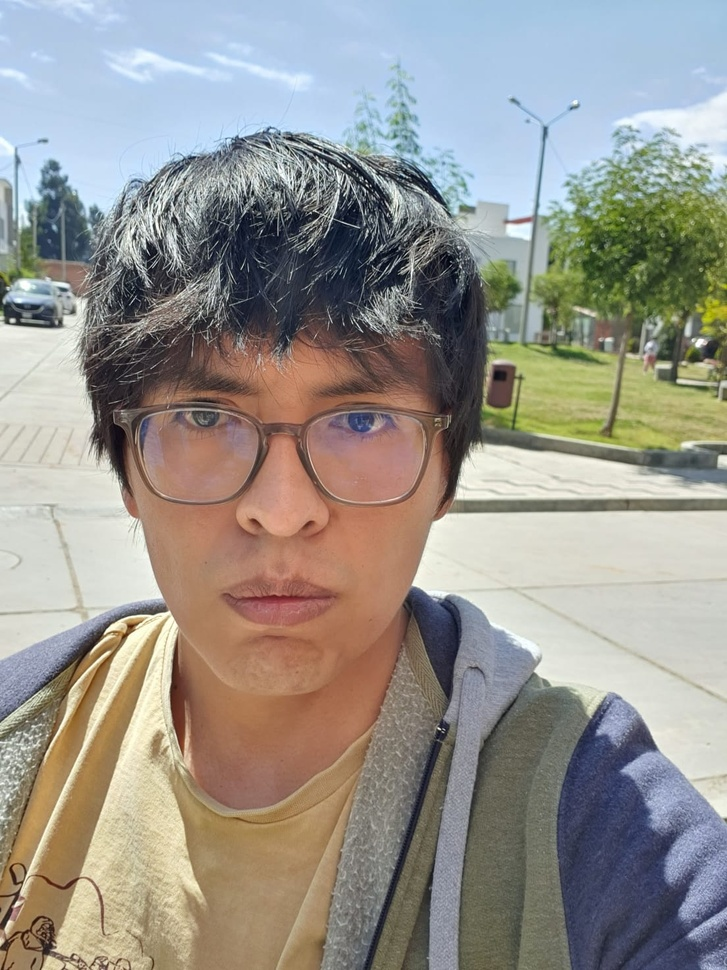
#> input picture 20221014/image.jpeg, 727 x 970 px, shrunk from 1104 x 1472 before the run
$ python quitar_fondo.py
#> lines starting #> are read from the running program, lines starting #| are printed output that depends on the picture; after the words box and inside, x2 and y2 are one past the last pixel; in counts of white or black regions, pixels touching at a corner belong together
import cv2
import numpy as np

# Cargar imagen
image = cv2.imread("image.jpeg")
#> image is the input picture: shape (970, 727, 3); mean B, G, R 141.2, 148, 151.4

# Convertir imagen a escala de grises
gray = cv2.cvtColor(image, cv2.COLOR_BGR2GRAY)
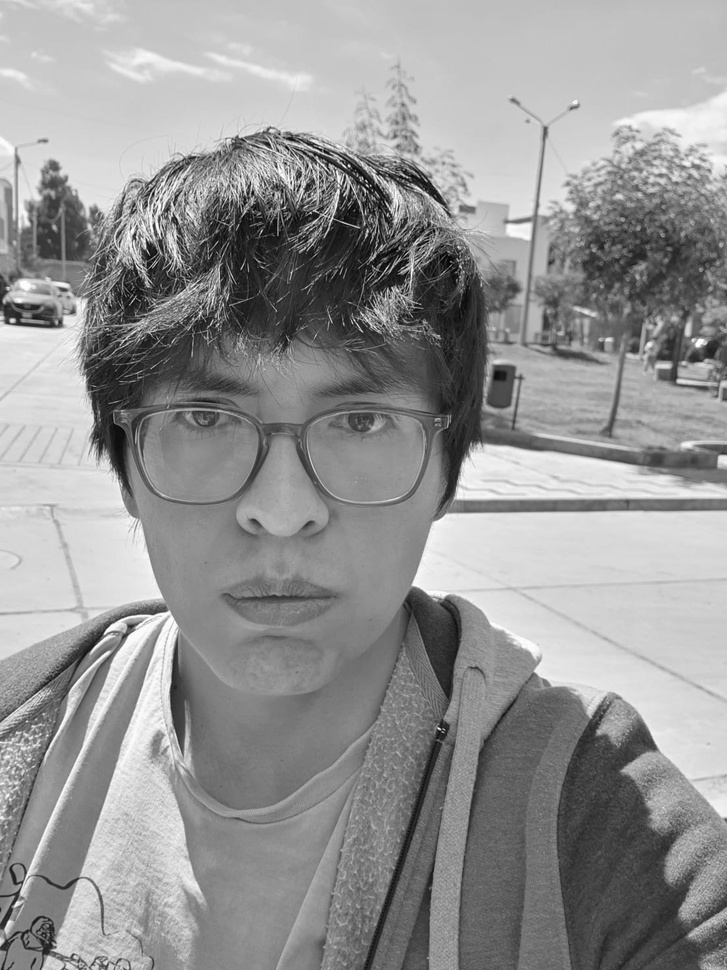
#> gray: shape (970, 727); min 0, max 255, mean 148.2

# Aplicar umbral adaptativo
thresh = cv2.adaptiveThreshold(gray, 255, cv2.ADAPTIVE_THRESH_GAUSSIAN_C, cv2.THRESH_BINARY_INV, 11, 2)
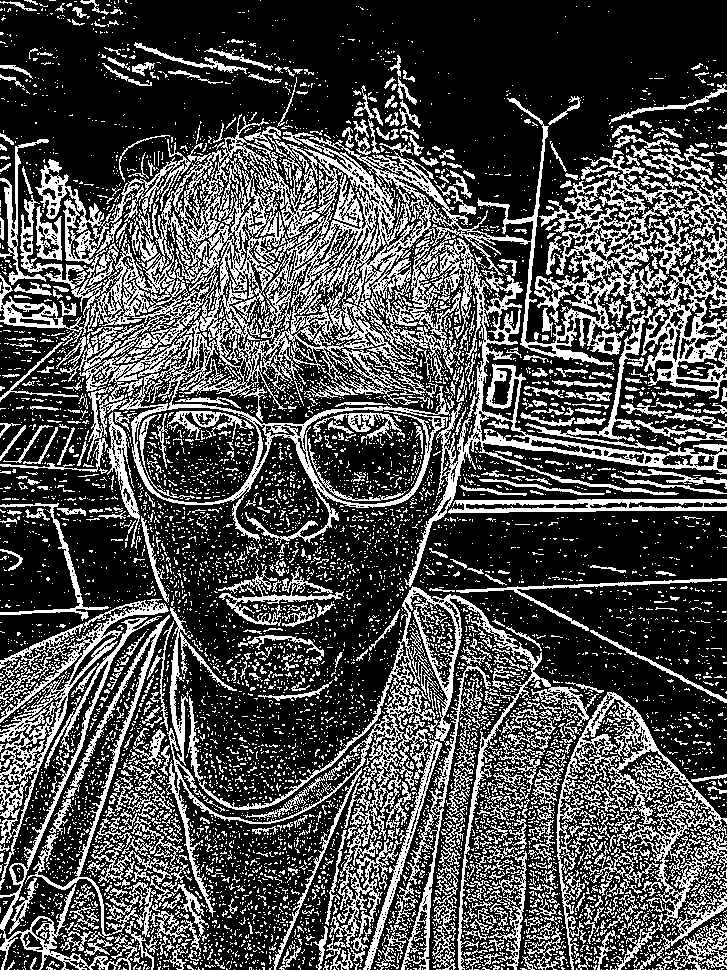
#> thresh: shape (970, 727); 30.3% white in thin lines or dots

# Aplicar dilatación y erosión para eliminar ruido
kernel = cv2.getStructuringElement(cv2.MORPH_RECT, (3,3))
dilate = cv2.dilate(thresh, kernel, iterations=2)
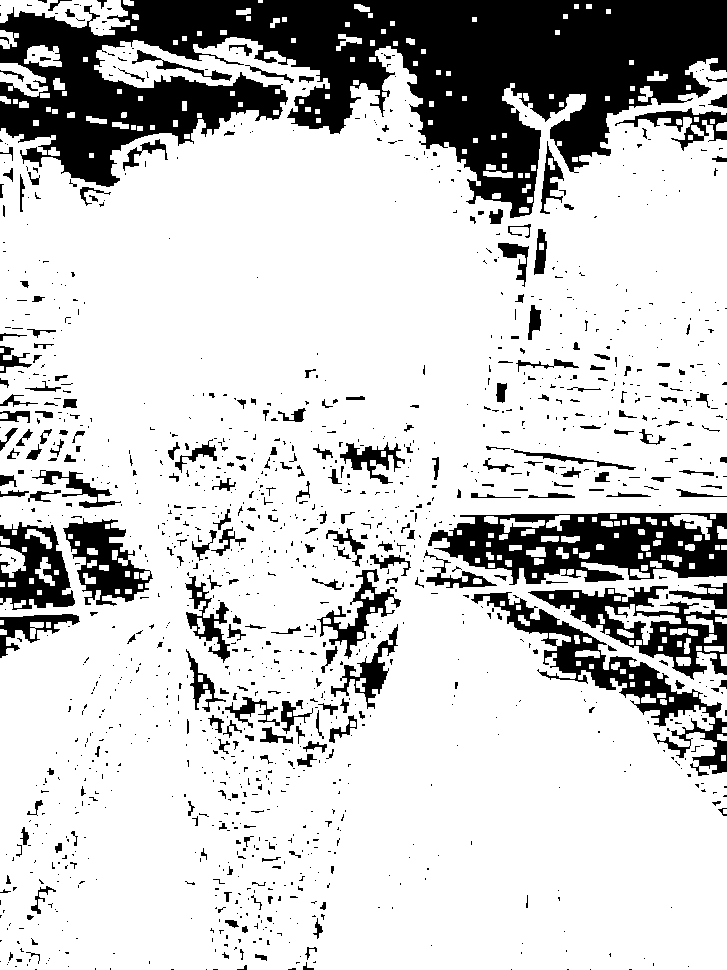
#> dilate: shape (970, 727); 79.3% white; 1344 black regions (1072 under 20 px), largest, box (x1, y1, x2, y2) and area: (0, 0, 727, 218) 79513, (428, 513, 727, 585) 12798, (471, 592, 727, 776) 7292
erode = cv2.erode(dilate, kernel, iterations=2)
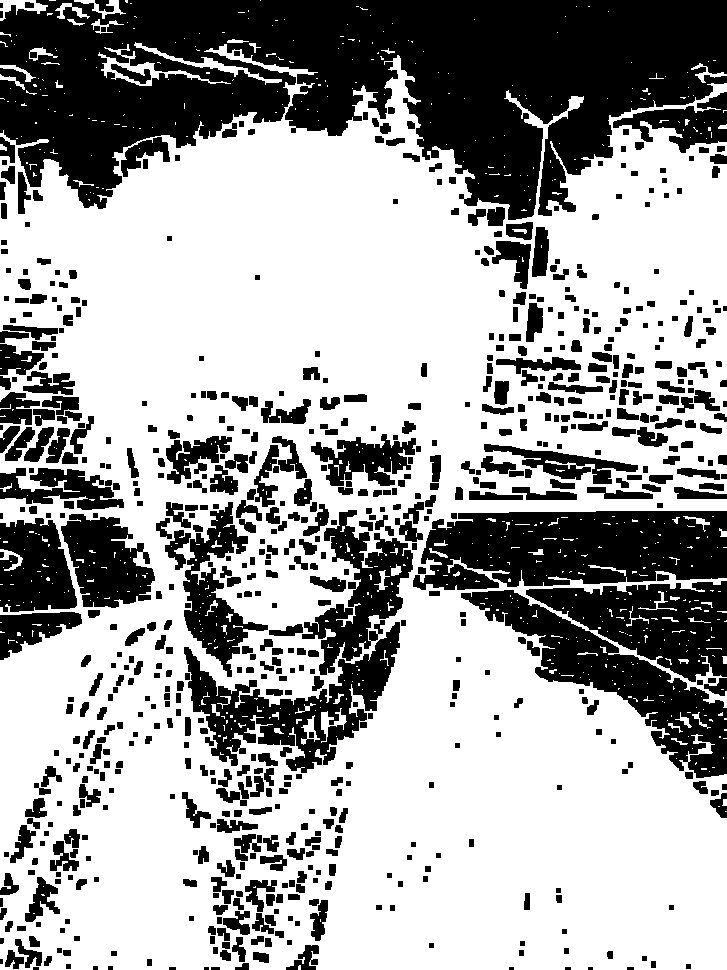
#> erode: shape (970, 727); 63.8% white; 727 black regions (9 under 20 px)

# Encontrar contornos y dibujarlos en una imagen en blanco
contours, hierarchy = cv2.findContours(erode, cv2.RETR_EXTERNAL, cv2.CHAIN_APPROX_SIMPLE)
#> contours = 540 contours, 510 with area under 20; largest, box (x1, y1, x2, y2) and area: (0, 44, 727, 970) 530833, (98, 44, 231, 86) 1067, (134, 42, 282, 85) 564, (0, 0, 48, 21) 374, (74, 0, 126, 19) 196
mask = cv2.drawContours(np.zeros_like(image), contours, -1, (255, 255, 255), -1)
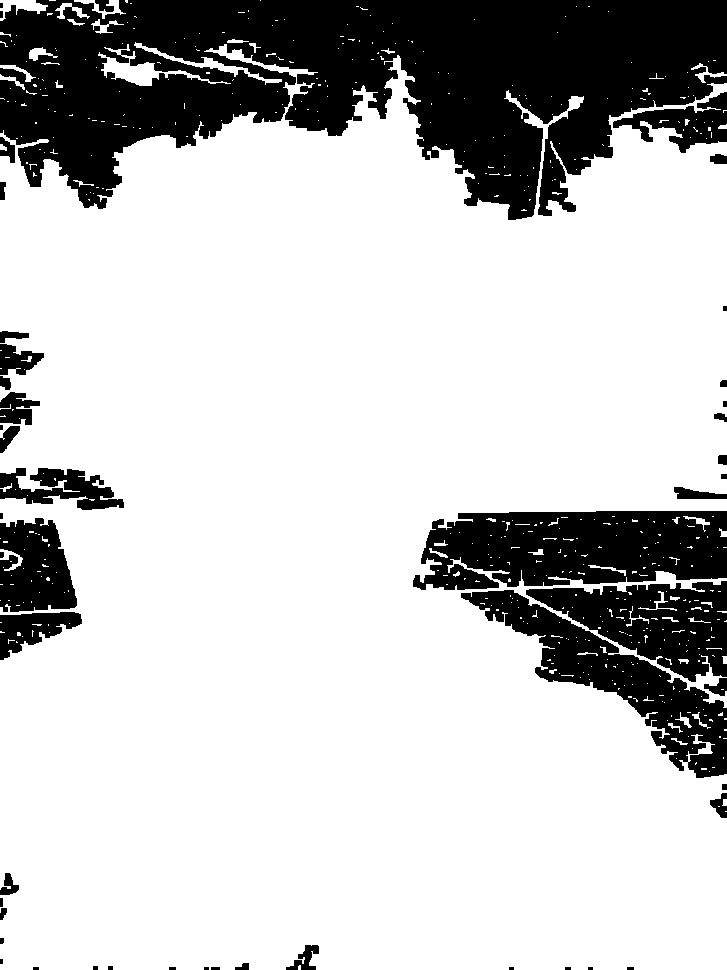
#> mask: shape (970, 727, 3); 77.1% white; 49 black regions (9 under 20 px), largest, box (x1, y1, x2, y2) and area: (0, 0, 727, 220) 98946, (413, 511, 727, 590) 19929, (461, 590, 727, 778) 13435

# Aplicar la máscara para eliminar el fondo
result = cv2.bitwise_and(image, mask)
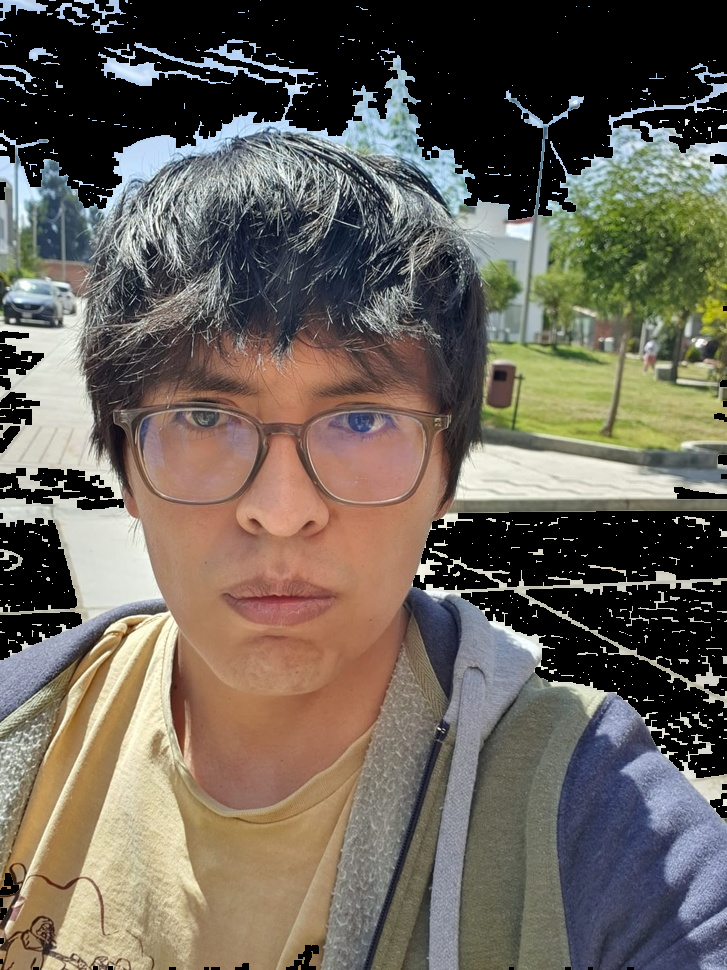
#> result: shape (970, 727, 3); mean B, G, R 89.7, 99.6, 106.8

# Guardar imagen resultante
cv2.imwrite("result.jpg", result)
